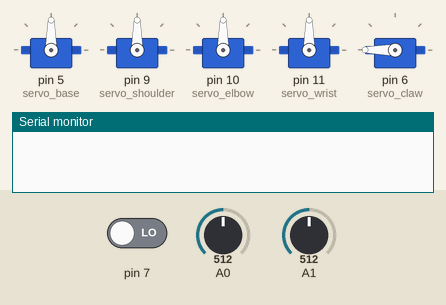
The sketch below on a simulated Arduino Uno, built with avr-gcc and run on an emulated ATmega328P. Parts: 5 × servo, the last lines printed to the serial monitor. The test bench sets the inputs (shaded band); at power-on: A0 = 512, pin 7 LOW, A1 = 512.

Above: at 1.2 s.
1.3 s: A0 set to 419
2.8 s: A0 set to 400
At 3.99 s:
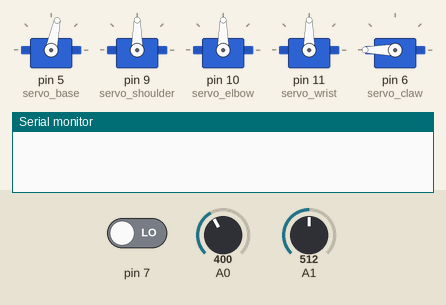
5.8 s: pin 7 driven HIGH
At 8.5 s:
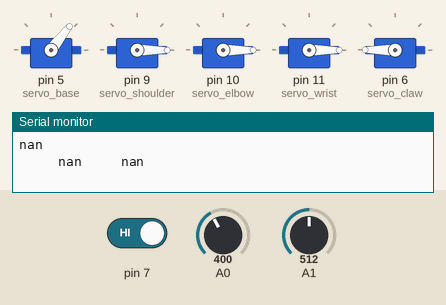
8.8 s: A1 set to 122
At 11.6 s:
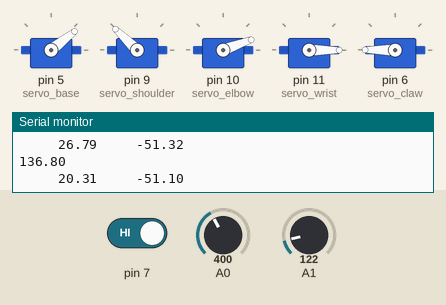
11.8 s: A0 set to 511
At 12.6 s:
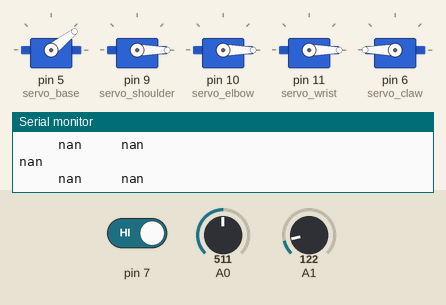
14.3 s: A1 set to 524
15.8 s: A1 set to 546
At 17.0 s:
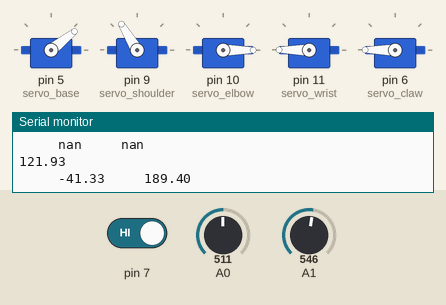
Timing chart, 0 to 18.8 s (numbered marks = the images above; inputs shaded):
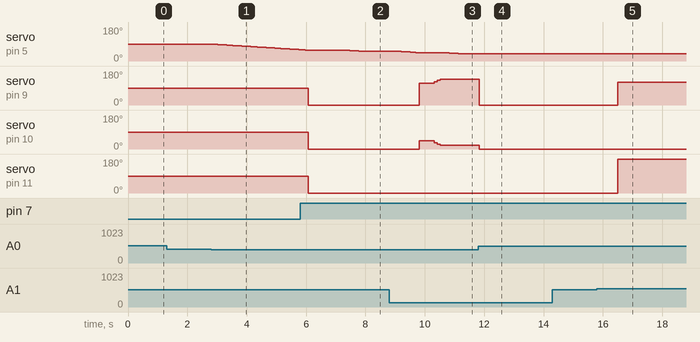

Measured:
- the behaviour switches between 411 and 410 on A0 (found by bisection; images 0 and 1)
- the behaviour switches between 537 and 538 on A1 (found by bisection; images 4 and 5)
- after the input at 1.3 s, every drawn part: stays the same
- after the input at 2.8 s, servo on pin 5 (servo_base): moves from 90° to 60° over 2.9 s, starting at once
- after the input at 5.8 s, servo on pin 9 (servo_shoulder), servo on pin 10 (servo_elbow), servo on pin 11 (servo_wrist): 90° → 0° after 0.27 s
- after the input at 8.8 s, servo on pin 9 (servo_shoulder): 0° → 116° after 1.0 s, → 123° 0.51 s later, → 130° 0.10 s later, → 136° 0.10 s later; servo on pin 10 (servo_elbow): 0° → 45° after 1.0 s, → 34° 0.51 s later, → 26° 0.10 s later, → 20° 0.10 s later
- after the input at 11.8 s, servo on pin 5 (servo_base): stays 38° (without the input it goes to 37° after 0.44 s)
- after the input at 14.3 s, every drawn part: stays the same
- after the input at 15.8 s, servo on pin 9 (servo_shoulder): 0° → 121° after 0.69 s; servo on pin 11 (servo_wrist): 0° → 180° after 0.69 s

The sketch:

braco.ino
```cpp
#include <Servo.h>


//VARIABLES

unsigned long timer; //inicializar contador de tempo

const float x0 = 0.0, y0 = 11.4; //P0 coords in cm
const float L1 = 13.1, L2 = 9.1, L3 = 13.5; //links lengths in cm
Servo servo_base, servo_shoulder, servo_elbow, servo_wrist, servo_claw; //declarar objetos dos servos

int X_axis, Y_axis; //eixos do joystick range(left/0:511/mid/512:1023/right)
bool click; //variável joystick click
unsigned long click_timer;  //inicializar contador de pausa para click

int mode = 0; //alterna input do joystick entre base e claw (0), orientação do end-effector (1) e coords cartesianas do end-effector (2)

int base = 90, claw = 180;  //ângulos das joints em graus (inteiros)
float cur_ang[3] = {90.0, 90.0, 90.0}, tar_ang[3]; //current e target angles vindos da IK {shoulder, elbow, wrist}
float cur_eff[3] = {x0, y0 + L1 + L2 + L3, 90.0}, tar_eff[3] = {x0, y0 + L1 + L2 + L3, 90.0}, temp_eff[3]; //current e target end-effector {x_eff, y_eff e orientação} para Inverse Kinematics e temporary end-effector para Forward Kinematics validar o target

float SIN, COS; //para o joystick no mode 1
float raio_trig; //para o joystick no mode 1

float distance; //para o joystick no mode 2

float theta = 90.0 , phi, alpha, sigma, delta, beta, gamma; //all float angles needed:
/*
  * theta é a orientação do end-effector (vértice P2, do semi-eixo horizontal à direita até ao end-effector); basicamente é a orientação de L3
  * phi é a posição angular do end-effector (P3) relativamente a P0 (vértice P0, do semi-eixo positivo Ox até ao end-effector)
  * alpha é o shoulder -> cur_ang[0]; alpha = sigma + delta
  * sigma é o ângulo (P2, P0, P1); se alpha = sigma + delta => configuração elbow up; se alpha = - sigma + delta => configuração elbow down
  * delta é a posição angular de P2 relativamente a P0 (vértice P0, do semi-eixo positivo Ox até P2)
  * beta é o elbow -> cur_ang[1]
  * gamma é o wrist -> cur_ang[2]
*/
float P2[2];  //coords P2 para IK em cm
float d;  //distância de P2 a P0 para IK em cm
bool elbow_config[2]; //flags para indicar se as configurações elbow up/down, respetivamente, são válidas ou não


//METHODS

/** @brief valida a tar_eff para garantir que é possível encontrar tar_ang válidos para a alcançar
  * @return true se tar_eff é validamente atingível; false caso não seja
  */
bool reachable(){
  //if()
  return true;
}

/** @brief calcula os tar_ang para o tar_eff
  */
void IK(){  //Inverse Kinematics
//calcular P2
  P2[0] = tar_eff[0] - L3 * cos(theta);
  P2[1] = tar_eff[1] - L3 * sin(theta);

//calcular distância de P2 a P0
  d = sqrt(sq(P2[0] - x0) + sq(P2[1] - y0));

//calcular delta como declive
  delta = atan2(P2[1] - y0, P2[0] - x0) * 180 / M_PI;

//calcular sigma em recurso à Lei dos Cossenos
  sigma = acos((L1 * L1 + d * d - L2 * L2) / (2 * L1 * d)) * 180 / M_PI;

//definir elbow_config
  elbow_config[0] = (sigma + delta) > 180 ? 0 : 1;  //configuração elbow up
  elbow_config[1] = (- sigma + delta) < 0 ? 0 : 1;  //configuração elbow down

//calcular alpha (preferencialmente, sempre elbow up)
  if(elbow_config[0]) alpha = sigma + delta;
  else if(elbow_config[1]) alpha = - sigma + delta;

//calcular beta em recurso à Lei dos Cossenos
  beta = asin((d * d - L1 * L1 - L2 * L2) / (2 * L1 * L2)) * 180 / M_PI;

//ajustar beta à configuração elbow up/down a ser utilizada
  beta = elbow_config[0] ? beta : 180 - beta;

//calcular gamma através da relação theta = alpha + beta - 180 + gamma
  gamma = theta + 180 - alpha - beta;

//atribuir os valores alpha, beta e gamma a tar_ang
  tar_ang[0] = alpha;
  tar_ang[1] = beta;
  tar_ang[2] = gamma;
}

/** @brief valida os tar_ang para alcançar o tar_eff (confirma a IK e verifica limites dos ângulos)
  * @return true se tar_ang sejam válidos; false caso não sejam
  */
bool FK(){  //Forward Kinematics
  temp_eff[0] = x0 + L1 * cos(tar_ang[0]) + L2 * cos(tar_ang[0] - 90 + tar_ang[1]) + L3 * cos(tar_ang[0] + tar_ang[1] - 180 + tar_ang[2]);
  temp_eff[1] = y0 + L1 * sin(tar_ang[0]) + L2 * sin(tar_ang[0] - 90 + tar_ang[1]) + L3 * sin(tar_ang[0] + tar_ang[1] - 180 + tar_ang[2]);
  temp_eff[2] = tar_ang[0] + tar_ang[1] - 180 + tar_ang[2];

  if((fabs(tar_eff[0] - temp_eff[0]) < 1) && (fabs(tar_eff[1] - temp_eff[1]) < 1) && (fabs(tar_eff[2] - temp_eff[2]) < 1)){  //confirmar IK
    if(tar_ang[0]){
      return true;
    }
  }
  return false;
}


void setup(){
//attach de cada servo ao respetivo pino
  servo_base.attach(5);
  servo_shoulder.attach(9);
  servo_elbow.attach(10);
  servo_wrist.attach(11);
  servo_claw.attach(6);

//inicialização dos servos
  servo_base.write(base);
  servo_shoulder.write(cur_ang[0]);
  servo_elbow.write(cur_ang[1]);
  servo_wrist.write(cur_ang[2]);
  servo_claw.write(claw);

//indicação joystick inputs
  pinMode(A0, INPUT);
  pinMode(A1, INPUT);
  pinMode(7, INPUT);

  Serial.begin(9600); //iniciar comunicaçao serial (por usb)

//começar a contar tempo
  timer = millis();
  click_timer = millis();
}


void loop(){
//alternar mode com click
  if((millis() - click_timer) > 10){
    click = digitalRead(7);
    if(click){
      click_timer = millis(); //reset click_timer
      mode ++;
      if(mode == 3) mode = 0;
    }
  }

//atuação em cada mode
  if((millis() - timer) > 100){ //contar passagem do tempo
    if(mode == 0){  //mode 0  //joystick atualiza base (X) e claw (Y)
    //ler joystick
      X_axis = analogRead(A0);
      Y_axis = analogRead(A1);

    //base
      if(X_axis > 612) base ++;
      else if(X_axis < 411) base --;
      base = constrain(base, 0, 180);
      servo_base.write(base);

    //claw
      if(Y_axis > 612) claw --;
      else if(Y_axis < 411) claw ++;
      claw = constrain(claw, 0, 180);
      servo_claw.write(claw);
    } //end mode 0

    else if(mode==1){ //mode 1  //joystick atualiza cur_eff[2] (end-effector orientation)
    //ler joystick
      X_axis = analogRead(A0);
      Y_axis = analogRead(A1);

    //centrar em 0 cada um dos eixos (range de [0, 1023] passa a ser [-512, 511]) e escalá-los para os valores apropriados (intervalo [-1, 1])
      COS = - (float)(X_axis - 512.0) / 512.0;
      SIN = (float)(Y_axis - 512.0) / 512.0;

    //aplicar deadzone
      COS = abs(COS) < 0.05 ? 0.00 : COS;
      SIN = abs(SIN) < 0.05 ? 0.00 : SIN;

    //normalizar o raio_trig
      //isto é feito pois o joystick consegue dar input de SIN = 1.00 & COS = 1.00, o que não deve acontecer num círculo trigonométrico
      raio_trig = sqrt(sq(COS) + sq(SIN));  //obter a diferença ("distância") do joystick à posição de equilíbrio (centro do joystick)
      COS /= raio_trig;
      SIN /= raio_trig;

    //calcular o ângulo theta e converter em graus
      if(sq(COS) + sq(SIN) == 1){
        if(COS == 0){
          if(SIN > 0){
            theta = 90.0;
          }
          else if(SIN < 0){
            theta = -90.0;
          }
        }
        else theta = atan2(SIN, COS) * 180 / M_PI; //atan2 tem já em consideração o quadrante do ângulo
      //temos o ângulo em graus e no intervalo [-179, 180]
      }
      tar_eff[2] = theta;
    } //end mode 1

    else{ //mode 2  //joystick atualiza tar_eff[0 & 1] (X para 0 & Y para 1)
    //ler joystick
      X_axis = analogRead(A0);
      Y_axis = analogRead(A1);

    //x_eff
      if(X_axis > 612) tar_eff[0] += 1;
      else if(X_axis < 411) tar_eff[0] -= 1;
      tar_eff[0] = sqrt(sq(tar_eff[0] - x0) + sq(tar_eff[1] - y0)) > L1 + L2 + L3 ? cur_eff[0] : tar_eff[0]; //estabelecer limite superior no valor de x_eff tendo em conta y_eff
      tar_eff[0] = sqrt(sq(tar_eff[0] - x0) + sq(tar_eff[1] - y0)) < sqrt(sq(L1 - L3) + sq(L2)) ? cur_eff[0] : tar_eff[0]; //estabelecer limite inferior no valor de x_eff tendo em conta y_eff

    //y_eff
      if(Y_axis > 612) tar_eff[1] += 1;
      else if(Y_axis < 411) tar_eff[1] = tar_eff[1] <= 1.3 ? 1.3 : tar_eff[1] -= 1; //estabelecer limite inferior absoluto no valor de y_eff
      tar_eff[1] = sqrt(sq(tar_eff[0] - x0) + sq(tar_eff[1] - y0)) > L1 + L2 + L3 ? cur_eff[1] : tar_eff[1]; //estabelecer limite superior no valor de y_eff tendo em conta x_eff
      tar_eff[1] = sqrt(sq(tar_eff[0] - x0) + sq(tar_eff[1] - y0)) < sqrt(sq(L1 - L3) + sq(L2)) ? cur_eff[1] : tar_eff[1] --;  //estabelecer limite inferior no valor de y_eff tendo em conta x_eff
//Serial.println(Y_axis);Serial.print("     ");Serial.print(tar_eff[1]);Serial.print("     ");Serial.print(sqrt(sq(tar_eff[0] - x0) + sq(tar_eff[1] - y0)));Serial.print("     ");Serial.print(sqrt(sq(L1 - L3) + sq(L2)));Serial.print("     ");Serial.println(L1 + L2 + L3);
    } //end mode 2

  //atualização do estado
    if((cur_eff[0] != tar_eff[0]) || (cur_eff[1] != tar_eff[1]) || (cur_eff[2] != tar_eff[2])){ //caso tenham havido alterações nos modes 1 ou 2
      //if(reachable()){
        IK(); //calcular e atualizar tar_ang de acordo com tar_eff
//        if(FK()){ //verificar tar_ang calculando temp_eff de acordo com tar_ang e comparando com tar_eff
        //atualizar cur_eff
          cur_eff[0] = tar_eff[0];
          cur_eff[1] = tar_eff[1];
          cur_eff[2] = tar_eff[2];

        //atualizar cur_ang
          cur_ang[0] = tar_ang[0];
          cur_ang[1] = tar_ang[1];
          cur_ang[2] = tar_ang[2];

        //attribuir cada um dos cur_ang aos servos respetivos
          servo_shoulder.write(cur_ang[0]);
          servo_elbow.write(cur_ang[1]);
          servo_wrist.write(cur_ang[2]);
          Serial.println(cur_ang[0]);Serial.print("     ");Serial.print(cur_ang[1]);Serial.print("     ");Serial.println(cur_ang[2]);//Serial.print("     ");Serial.print(sqrt(sq(L1 - L3) + sq(L2)));Serial.print("     ");Serial.println(L1 + L2 + L3);
//        }
      //}
    }

    timer = millis(); //reset ao timer
  }
}
```
